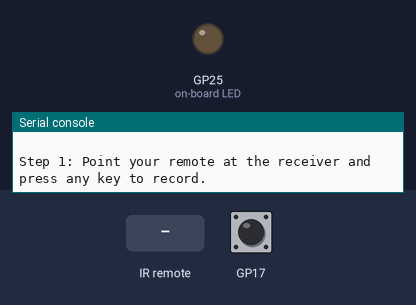
The program below on a simulated Raspberry Pi Pico running CircuitPython. On the bench: output pins drawn as LEDs (lit = HIGH), the last lines printed to the serial console. Dashed ring = blinking. Inputs (shaded band) come from the test bench; at power-on: GP17 HIGH.

Above: at 1.2 s.
1.3 s: infrared code 0xFF received
At 1.33 s:
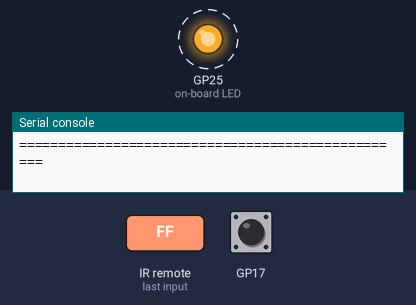
3.0 s: GP17 pulled LOW for 0.15 s
At 3.03 s:
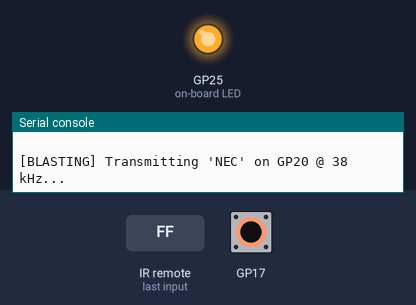
4.6 s: infrared code 0x45 received
At 5.4 s:
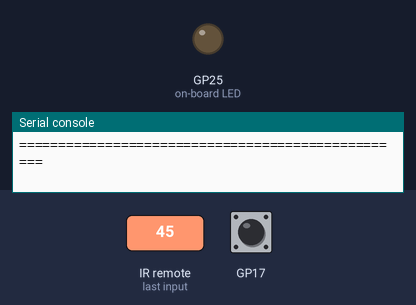
6.1 s: infrared code 0x46 received
At 6.29 s:
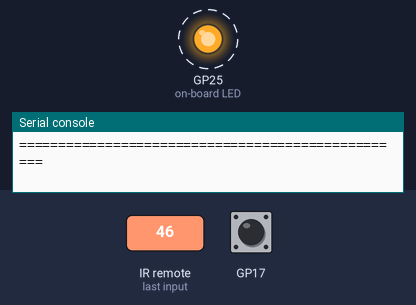
Timing chart, 0 to 8.6 s (numbered marks = the images above; inputs shaded):
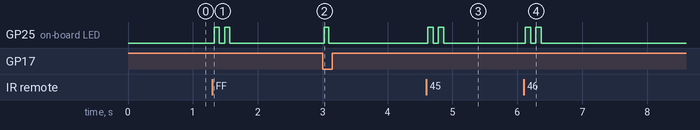

Measured:
- after the input at 1.3 s, GP25 (on-board LED): alternates HIGH for 0.08 s and LOW for 0.08 s, 4 changes in all, then stays LOW, starting at once
- after the input at 3.0 s, GP25 (on-board LED): LOW → HIGH at once, → LOW 0.07 s later
- after the input at 4.6 s, GP25 (on-board LED): alternates HIGH for 0.08 s and LOW for 0.08 s, 4 changes in all, then stays LOW, starting at once
- after the input at 6.1 s, GP25 (on-board LED): alternates HIGH for 0.08 s and LOW for 0.08 s, 4 changes in all, then stays LOW, starting at once

The program:

ir-cloner.py
```python
#!/usr/bin/env circuit-run
"""
Universal IR Signal Cloner & Blaster for Raspberry Pi Pico.

Records any infrared remote control signal via an IR receiver, identifies the protocol
and optimal carrier frequency, and replays the recorded signal when the trigger button is pressed.

Hardware Connections:
- GP19 (Pin 25): IR Receiver DATA/OUT pin
- GP20 (Pin 26): IR Blaster/Transmitter DATA/IN pin
- GP17 (Pin 22): Push Button (Active LOW with internal pull-up) -> Replay Trigger
- GND  (Pin 23 / 28): Common Ground for receiver, blaster, and button
- 3V3  (Pin 36): VCC Power for receiver and blaster (or 5V VBUS on Pin 40 for higher IR LED power)
"""

import array
import time
import board
import digitalio
import pulseio

# Pin Definitions
PIN_IR_RECEIVER: board.Pin = board.GP19
PIN_IR_BLASTER: board.Pin = board.GP20
PIN_TRIGGER_BUTTON: board.Pin = board.GP17
PIN_LED: board.Pin = board.LED

# Known NEC remote button codes commonly found on 21-key mini IR remotes
NEC_BUTTON_MAP: dict[int, str] = {
    0x45: "CH- / POWER",
    0x46: "CH / MODE",
    0x47: "CH+ / MUTE",
    0x44: "PREV / <<",
    0x40: "NEXT / >>",
    0x43: "PLAY/PAUSE / >||",
    0x07: "VOL-",
    0x15: "VOL+",
    0x09: "EQ",
    0x16: "0",
    0x19: "100+",
    0x0D: "200+",
    0x0C: "1",
    0x18: "2",
    0x5E: "3",
    0x08: "4",
    0x1C: "5",
    0x5A: "6",
    0x42: "7",
    0x52: "8",
    0x4A: "9",
}

# Known Sony SIRC 7-bit command codes
SONY_BUTTON_MAP: dict[int, str] = {
    0x00: "1",
    0x01: "2",
    0x02: "3",
    0x03: "4",
    0x04: "5",
    0x05: "6",
    0x06: "7",
    0x07: "8",
    0x08: "9",
    0x09: "0",
    0x0A: "11 / ENTER",
    0x0B: "12",
    0x10: "Channel Up / CH+",
    0x11: "Channel Down / CH-",
    0x12: "Volume Up / VOL+",
    0x13: "Volume Down / VOL-",
    0x14: "Mute",
    0x15: "Power",
    0x18: "Power ON",
    0x19: "Power OFF",
    0x24: "Up Arrow",
    0x25: "Down Arrow",
    0x33: "Left Arrow",
    0x34: "Right Arrow",
    0x65: "Enter / OK",
    0x26: "Input / TV/Video",
    0x3A: "Menu / Home",
    0x58: "Back / Return",
    0x5B: "Display / Info",
}

# Known Sony SIRC device address codes
SONY_DEVICE_MAP: dict[int, str] = {
    0x01: "TV",
    0x02: "VCR 1",
    0x03: "VCR 2",
    0x04: "VCR 3",
    0x06: "Laserdisc",
    0x0C: "Surround Receiver",
    0x10: "Audio Receiver / Amp",
    0x11: "CD Player",
    0x12: "MiniDisc",
    0x13: "DVD Player",
}


class DebouncedButton:
    """Debounces a digital push button connected with an internal pull-up resistor."""

    def __init__(self, pin: board.Pin, debounce_delay_s: float = 0.02) -> None:
        self.io: digitalio.DigitalInOut = digitalio.DigitalInOut(pin)
        self.io.direction = digitalio.Direction.INPUT
        self.io.pull = digitalio.Pull.UP
        self.debounce_delay_s: float = debounce_delay_s

        self.is_pressed: bool = not self.io.value
        self._last_raw_value: bool = self.io.value
        self._last_change_time: float = time.monotonic()

    def update(self) -> bool:
        """
        Polls button pin state with debouncing.
        Returns True if the debounced button state changed, False otherwise.
        """
        raw_val: bool = self.io.value
        now: float = time.monotonic()

        if raw_val != self._last_raw_value:
            self._last_raw_value = raw_val
            self._last_change_time = now

        if (now - self._last_change_time) >= self.debounce_delay_s:
            debounced_pressed: bool = not raw_val
            if debounced_pressed != self.is_pressed:
                self.is_pressed = debounced_pressed
                return True

        return False


def decode_nec(pulses: list[int]) -> tuple[int, int, int, bool] | None:
    """
    Attempts to decode a list of pulse durations (in microseconds) as an NEC protocol packet.
    Returns (hex_code_32bit, address, command, is_repeat) if successfully decoded, or None.
    """
    if len(pulses) < 2:
        return None

    # Scan for NEC leader pulse (~9000us mark)
    leader_idx: int = -1
    for idx in range(len(pulses) - 1):
        if 7000 < pulses[idx] < 12000:
            leader_idx = idx
            break

    if leader_idx == -1:
        return None

    leader_pulse: int = pulses[leader_idx]
    leader_space: int = pulses[leader_idx + 1]

    # NEC Repeat Code: ~9000us pulse followed by ~2250us space
    if 1600 < leader_space < 3200:
        return (0, 0, 0, True)

    # Standard NEC Data Frame: ~9000us pulse followed by ~4500us space
    if not (3500 < leader_space < 5500):
        return None

    data_bits: int = 0
    for i in range(32):
        space_idx: int = leader_idx + 2 + (i * 2) + 1
        if space_idx >= len(pulses):
            if i == 31:
                cmd_byte: int = (data_bits >> 16) & 0xFF
                expected_bit: int = ((~cmd_byte) >> 7) & 0x01
                data_bits |= expected_bit << 31
                break
            return None

        space_len: int = pulses[space_idx]
        if 250 < space_len < 900:
            # Logical 0
            pass
        elif 900 <= space_len < 2400:
            # Logical 1
            data_bits |= 1 << i
        else:
            return None

    byte0: int = data_bits & 0xFF
    byte1: int = (data_bits >> 8) & 0xFF
    byte2: int = (data_bits >> 16) & 0xFF
    byte3: int = (data_bits >> 24) & 0xFF

    full_hex_code: int = (byte0 << 24) | (byte1 << 16) | (byte2 << 8) | byte3

    if (byte2 ^ byte3) == 0xFF:
        address: int = byte0 if (byte0 ^ byte1) == 0xFF else ((byte1 << 8) | byte0)
        command: int = byte2
        return (full_hex_code, address, command, False)

    return (full_hex_code, byte0, byte2, False)


def decode_sony_sirc(pulses: list[int]) -> tuple[int, int, int, int] | None:
    """
    Attempts to decode a list of pulse durations (in microseconds) as a Sony SIRC protocol packet.
    Returns (raw_code, device_address, command, bit_length) if successfully decoded, or None.
    """
    if len(pulses) < 3:
        return None

    # Scan for Sony leader pulse (~2400us mark)
    leader_idx: int = -1
    for idx in range(len(pulses) - 1):
        if 1800 < pulses[idx] < 3000:
            leader_idx = idx
            break

    if leader_idx == -1:
        return None

    leader_space: int = pulses[leader_idx + 1]
    if not (300 < leader_space < 1000):
        return None

    data_bits: int = 0
    bit_count: int = 0

    for bit_idx in range(20):
        pulse_idx: int = leader_idx + 2 + (bit_idx * 2)
        if pulse_idx >= len(pulses):
            break

        pulse_len: int = pulses[pulse_idx]
        if 300 <= pulse_len < 900:
            # Logical 0 (~600us pulse)
            bit_count += 1
        elif 900 <= pulse_len < 1600:
            # Logical 1 (~1200us pulse)
            data_bits |= 1 << bit_idx
            bit_count += 1
        else:
            break

    if bit_count not in (12, 15, 20):
        return None

    command: int = data_bits & 0x7F
    if bit_count == 12:
        device_addr: int = (data_bits >> 7) & 0x1F
    elif bit_count == 15:
        device_addr = (data_bits >> 7) & 0xFF
    else:
        device_addr = (data_bits >> 7) & 0x1FFF

    return (data_bits, device_addr, command, bit_count)


def blast_ir_signal(pin: board.Pin, pulses: list[int], frequency: int = 38000, repeat_count: int = 1) -> None:
    """
    Transmits an array of raw microsecond pulse durations over the specified GPIO pin
    using hardware carrier modulation.
    """
    pulse_arr: array.array = array.array("H", pulses)
    for i in range(repeat_count):
        emitter: pulseio.PulseOut = pulseio.PulseOut(pin, frequency=frequency, duty_cycle=2**15)
        try:
            emitter.send(pulse_arr)
        finally:
            emitter.deinit()

        if i < repeat_count - 1:
            time.sleep(0.045)  # Standard 45ms inter-frame gap


def main() -> None:
    """Runs the interactive IR cloner and blaster loop."""
    print("==================================================")
    print("Universal IR Cloner & Blaster Ready")
    print("Listening on GP19 (Pin 25)...")
    print("Blaster Pin   : GP20 (Pin 26)")
    print("Trigger Button: GP17 (Pin 22)")
    print("==================================================")
    print("\nStep 1: Point your remote at the receiver and press any key to record.")

    # Initialize PulseIn for IR receiver
    receiver: pulseio.PulseIn = pulseio.PulseIn(PIN_IR_RECEIVER, maxlen=300, idle_state=True)

    # Initialize Trigger Button
    button: DebouncedButton = DebouncedButton(PIN_TRIGGER_BUTTON)

    # Optional onboard LED indicator
    led: digitalio.DigitalInOut | None = None
    try:
        led = digitalio.DigitalInOut(PIN_LED)
        led.direction = digitalio.Direction.OUTPUT
        led.value = False
    except Exception:
        pass

    # Storage for the most recently cloned signal
    cloned_pulses: list[int] | None = None
    cloned_carrier_freq: int = 38000
    cloned_protocol_name: str = "None"
    cloned_repeat_count: int = 1

    while True:
        # Check if new IR pulses have arrived at receiver
        if len(receiver) > 0:
            # Idle detection to ensure full packet has finished arriving
            last_count: int = len(receiver)
            while True:
                time.sleep(0.015)
                current_count: int = len(receiver)
                if current_count == last_count:
                    break
                last_count = current_count

            receiver.pause()
            pulse_count: int = len(receiver)
            raw_pulses: list[int] = [receiver[i] for i in range(pulse_count)]
            receiver.clear()
            receiver.resume()

            if pulse_count > 4:  # Ignore short noise glitches
                cloned_pulses = raw_pulses

                # Check if signal matches known protocols to optimize carrier frequency and repeat behavior
                nec_result = decode_nec(raw_pulses)
                sony_result = decode_sony_sirc(raw_pulses)

                print("\n==================================================")
                print(f"[RECORDED] Captured new signal ({pulse_count} transitions)")

                if sony_result is not None:
                    raw_code, device_addr, cmd, bit_len = sony_result
                    device_name: str = SONY_DEVICE_MAP.get(device_addr, "Unknown Device")
                    button_name: str = SONY_BUTTON_MAP.get(cmd, "Unknown Key")
                    cloned_carrier_freq = 40000
                    cloned_protocol_name = f"Sony SIRC ({bit_len}-bit)"
                    cloned_repeat_count = 3  # Sony remotes send 3 bursts per keypress
                    print(f"  Protocol    : {cloned_protocol_name}")
                    print(f"  Hex Code    : 0x{raw_code:04X}")
                    print(f"  Device      : 0x{device_addr:02X} -> [{device_name}]")
                    print(f"  Command     : 0x{cmd:02X} ({cmd}) -> [{button_name}]")
                    print(f"  Carrier Freq: 40 kHz (Transmitting 3x bursts)")
                elif nec_result is not None:
                    hex_code, addr, cmd, is_repeat = nec_result
                    button_name = NEC_BUTTON_MAP.get(cmd, "Unknown Key")
                    cloned_carrier_freq = 38000
                    cloned_protocol_name = "NEC"
                    cloned_repeat_count = 1
                    print(f"  Protocol    : {cloned_protocol_name}")
                    print(f"  Hex Code    : 0x{hex_code:08X}")
                    print(f"  Address     : 0x{addr:02X}")
                    print(f"  Command     : 0x{cmd:02X} -> [{button_name}]")
                    print(f"  Carrier Freq: 38 kHz")
                else:
                    cloned_carrier_freq = 38000
                    cloned_protocol_name = "Raw / Custom"
                    cloned_repeat_count = 1
                    print(f"  Protocol    : {cloned_protocol_name}")
                    print(f"  Carrier Freq: 38 kHz (Default)")

                print("--> READY: Press the button on GP17 to BLAST this signal!")
                print("==================================================")

                # Flash LED twice to confirm capture
                if led is not None:
                    led.value = True
                    time.sleep(0.08)
                    led.value = False
                    time.sleep(0.08)
                    led.value = True
                    time.sleep(0.08)
                    led.value = False

        # Check if the trigger button on GP17 was pressed
        if button.update() and button.is_pressed:
            if cloned_pulses is None:
                print("\n[WARNING] No signal recorded yet! Point a remote at the receiver first.")
            else:
                print(f"\n[BLASTING] Transmitting '{cloned_protocol_name}' on GP20 @ {cloned_carrier_freq // 1000} kHz...")
                if led is not None:
                    led.value = True

                blast_ir_signal(
                    PIN_IR_BLASTER,
                    cloned_pulses,
                    frequency=cloned_carrier_freq,
                    repeat_count=cloned_repeat_count,
                )

                if led is not None:
                    led.value = False
                print("[DONE] Signal transmitted successfully.")

        time.sleep(0.005)


if __name__ == "__main__":
    main()
```
